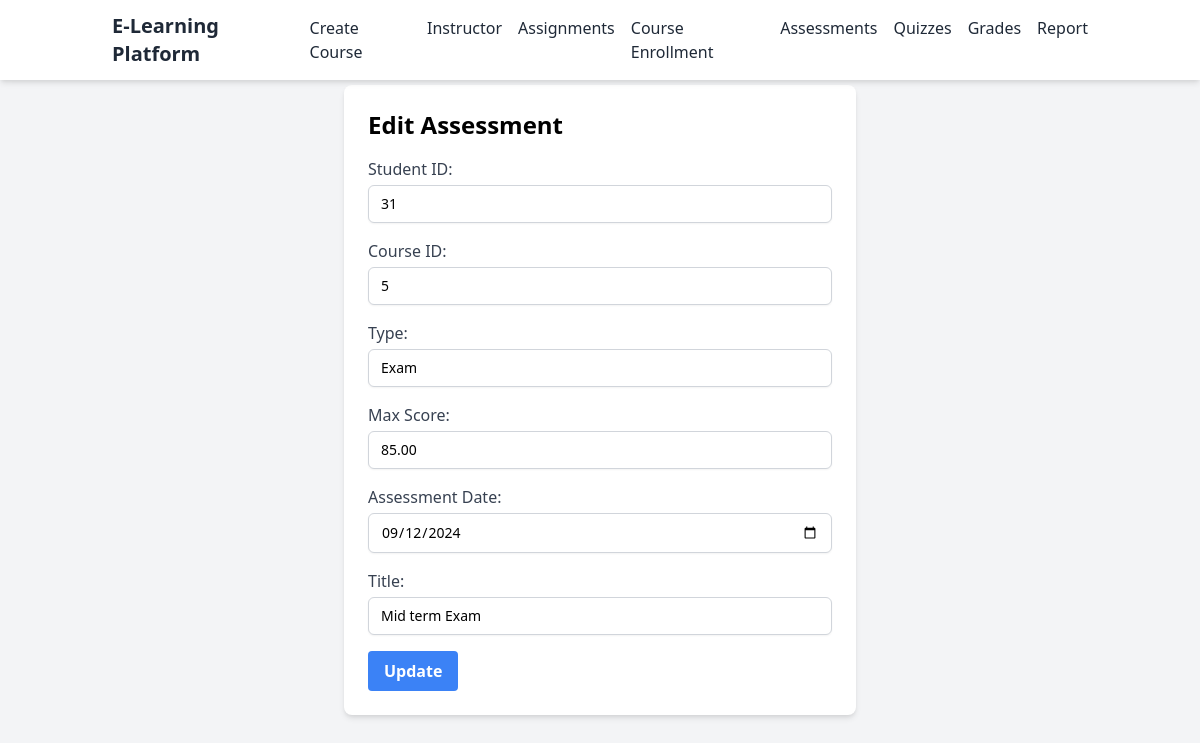
Page /edit.php?id=15 on the committed database.
### tables this page shows
CREATE TABLE `assessments` (
  `AssessmentID` int(11) NOT NULL,
  `StudentID` int(11) DEFAULT NULL,
  `CourseID` int(11) DEFAULT NULL,
  `Type` varchar(255) DEFAULT NULL,
  `MaxScore` decimal(10,2) DEFAULT NULL,
  `AssessmentDate` date DEFAULT NULL,
  `Title` varchar(255) DEFAULT NULL
);

### edit.php (the view, shortened to what this page needs)
<?php
include 'db.php';
$assessmentID = $_GET['id'];
$sql = $conn->prepare("SELECT * FROM assessments WHERE AssessmentID=?");
$sql->bind_param("i", $assessmentID);
$sql->execute();
$result = $sql->get_result();
$assessment = $result->fetch_assoc();
?>
<!DOCTYPE html>
<html lang="en">
<head>
    <link href="https://cdn.jsdelivr.net/npm/tailwindcss@2.2.19/dist/tailwind.min.css" rel="stylesheet">
</head>
<body class="bg-gray-100 flex items-center justify-center h-screen">
<nav class="bg-white shadow-md fixed top-0 left-0 w-full z-50">
    <div class="container mx-auto px-6 py-3 flex justify-between items-center">
        <a href="index.php" class="text-xl font-bold text-gray-800 hover:text-gray-600">E-Learning Platform</a>
        <div class="flex space-x-4">
            <a href="course_create.php" class="text-gray-800 hover:text-gray-600">Create Course</a>
            <a href="instructor.php" class="text-gray-800 hover:text-gray-600">Instructor</a>
            <a href="assignments.php" class="text-gray-800 hover:text-gray-600">Assignments</a>
            <a href="course_enroll.php" class="text-gray-800 hover:text-gray-600">Course Enrollment</a>
            <a href="manage_assessments.php" class="text-gray-800 hover:text-gray-600">Assessments</a>
            <a href="manage_quizzes.php" class="text-gray-800 hover:text-gray-600">Quizzes</a>
            <a href="grades.php" class="text-gray-800 hover:text-gray-600">Grades</a>
            <a href="report.php" class="text-gray-800 hover:text-gray-600">Report</a>
        </div>
    </div>
</nav>
    <div class="max-w-lg w-full bg-white p-6 rounded-lg shadow-md">
        <h2 class="text-2xl font-semibold mb-4">Edit Assessment</h2>
        <form id="editForm">
            <div class="mb-4">
                <label for="studentID" class="block text-gray-700">Student ID:</label>
                <input type="text" id="studentID" name="studentID" value="<?php echo htmlspecialchars($assessment['StudentID']); ?>" class="mt-1 block w-full px-3 py-2 border border-gray-300 rounded-md shadow-sm focus:outline-none focus:ring-blue-500 focus:border-blue-500 sm:text-sm">
            </div>
            <div class="mb-4">
                <label for="courseID" class="block text-gray-700">Course ID:</label>
                <input type="text" id="courseID" name="courseID" value="<?php echo htmlspecialchars($assessment['CourseID']); ?>" class="mt-1 block w-full px-3 py-2 border border-gray-300 rounded-md shadow-sm focus:outline-none focus:ring-blue-500 focus:border-blue-500 sm:text-sm">
            </div>
            <div class="mb-4">
                <label for="type" class="block text-gray-700">Type:</label>
                <input type="text" id="type" name="type" value="<?php echo htmlspecialchars($assessment['Type']); ?>" class="mt-1 block w-full px-3 py-2 border border-gray-300 rounded-md shadow-sm focus:outline-none focus:ring-blue-500 focus:border-blue-500 sm:text-sm">
            </div>
            <div class="mb-4">
                <label for="maxScore" class="block text-gray-700">Max Score:</label>
                <input type="number" id="maxScore" name="maxScore" value="<?php echo htmlspecialchars($assessment['MaxScore']); ?>" class="mt-1 block w-full px-3 py-2 border border-gray-300 rounded-md shadow-sm focus:outline-none focus:ring-blue-500 focus:border-blue-500 sm:text-sm">
            </div>
            <div class="mb-4">
                <label for="assessmentDate" class="block text-gray-700">Assessment Date:</label>
                <input type="date" id="assessmentDate" name="assessmentDate" value="<?php echo htmlspecialchars($assessment['AssessmentDate']); ?>" class="mt-1 block w-full px-3 py-2 border border-gray-300 rounded-md shadow-sm focus:outline-none focus:ring-blue-500 focus:border-blue-500 sm:text-sm">
            </div>
            <div class="mb-4">
                <label for="title" class="block text-gray-700">Title:</label>
                <input type="text" id="title" name="title" value="<?php echo htmlspecialchars($assessment['Title']); ?>" class="mt-1 block w-full px-3 py-2 border border-gray-300 rounded-md shadow-sm focus:outline-none focus:ring-blue-500 focus:border-blue-500 sm:text-sm">
            </div>
            <button type="button" id="updateButton" class="bg-blue-500 hover:bg-blue-700 text-white font-bold py-2 px-4 rounded">Update</button>
        </form>
    </div>
</body>
</html>

### rows in the picture
assessments: studentID "31", courseID "5", type "Exam", maxScore "85.00", assessmentDate "09/12/2024", title "Mid term Exam"
